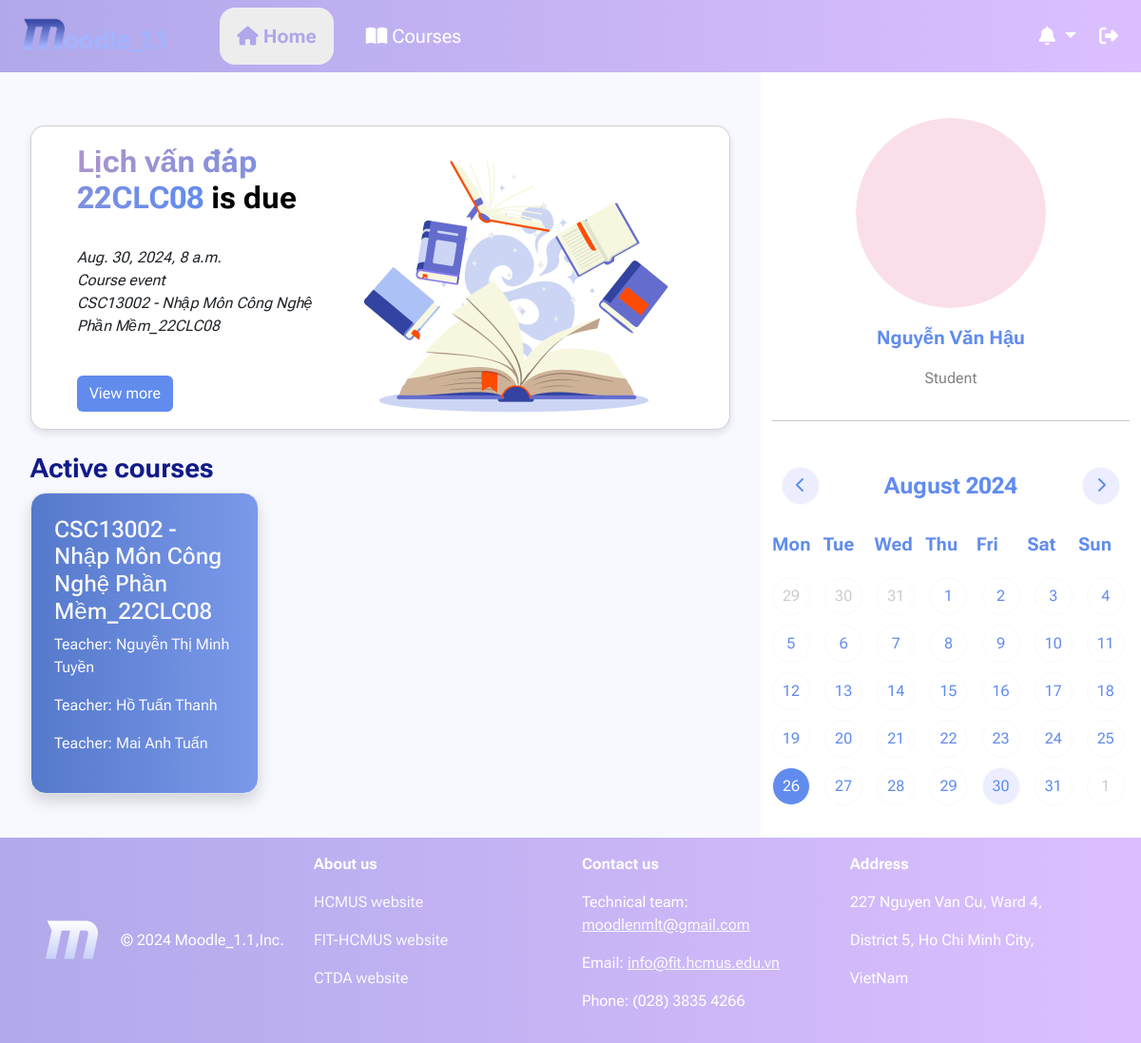
The app's page /home/ (signed in), older data.
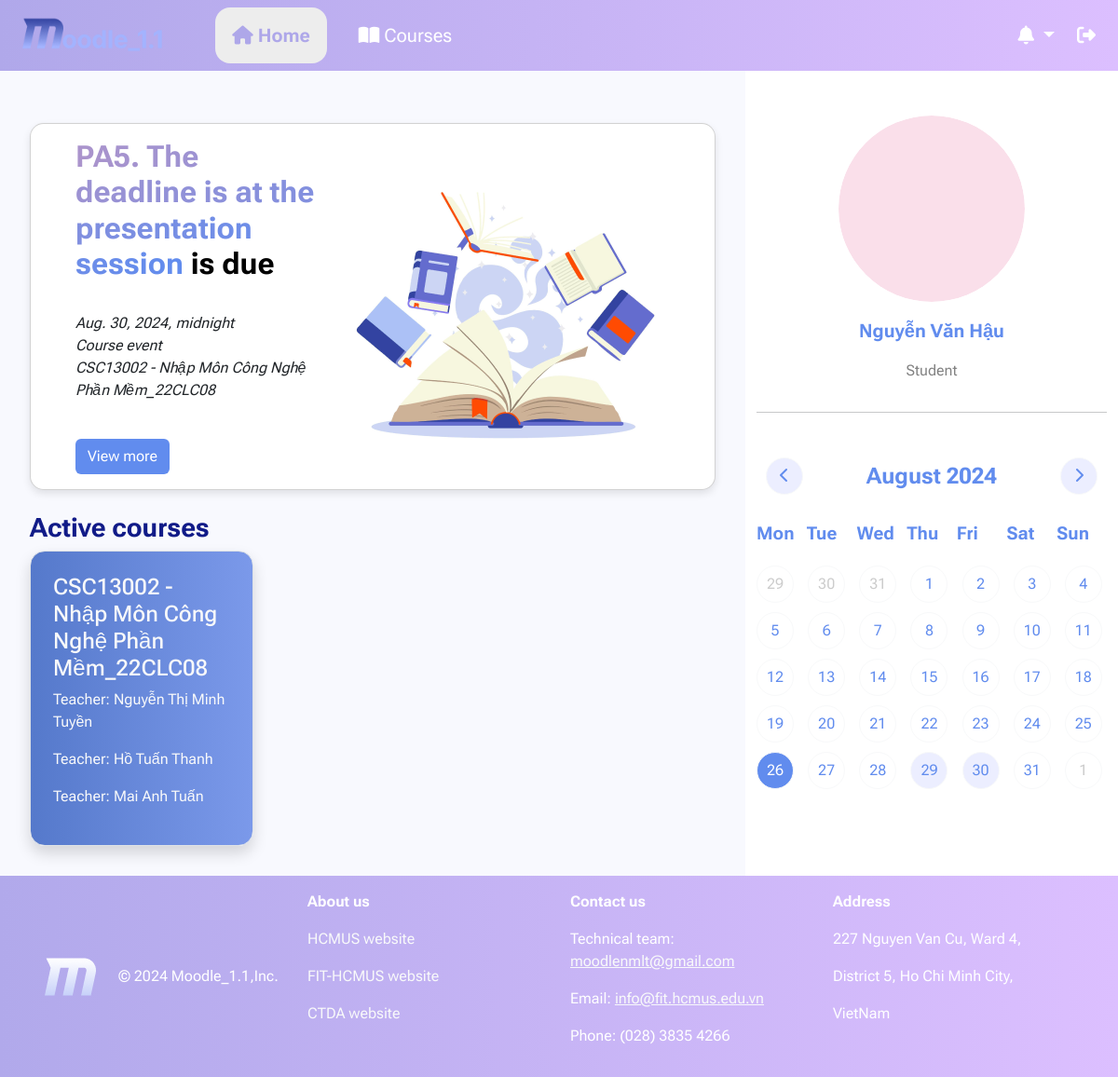
The same page, newer data.
### courses/models.py (models this page shows, shortened)
class Assignment(models.Model):
    id = models.UUIDField(
         primary_key = True,
         default = uuid.uuid4,
         editable = False)
    author = models.ForeignKey(User, on_delete=models.CASCADE)
    ForClass = models.ForeignKey(CourseClass, on_delete=models.CASCADE, null=True)
    title = models.CharField(max_length=100, blank=True, null=True)
    file = models.FileField(blank=True, null=True, upload_to=upload_assignment_file_path_handle, validators=[file_size])
    date_opened = models.DateTimeField(auto_now_add=True)
    date_closed = models.DateTimeField()
    def is_closed(self):
        return self.date_closed < datetime.datetime.now(datetime.timezone.utc)

class CourseClass(models.Model):
    id = models.BigAutoField(primary_key=True)
    course = models.ForeignKey(Course, on_delete=models.CASCADE, blank=True, null=True)
    className = models.CharField(max_length=10)
    participants = models.ManyToManyField(User, blank=True)
    date_created = models.DateField(auto_now_add=True)
    date_end = models.DateField(blank=True, null=True)
    slug = models.SlugField()
    def is_course_end(self):
        return self.date_end < datetime.date.today()
    def __str__(self):
        return str(self.course) + '_' + self.className

class Course(models.Model):
    id = models.CharField(max_length=10, primary_key=True)
    name = models.CharField(max_length=100)
    date_created = models.DateField()
    def __str__(self):
        return self.id + ' - ' + self.name

### users/models.py (models this page shows)
class User(AbstractUser):
    class Gender(models.TextChoices):
        MALE = "MALE", "Male"
        FEMALE = "FEMALE", "Female"
        NONE = "NONE", "None"
    inClass = models.CharField(max_length=8, null=True, blank=True)
    birthday = models.DateField(blank=True, null=True)
    sex = models.CharField(max_length=6, choices=Gender, default=Gender.NONE)
    country = models.CharField(max_length=100, default="Viet Nam")
    city = models.CharField(max_length=100, default="Ho Chi Minh City")
    avatar = models.ImageField(default='users/avatar.svg', upload_to=upload_path_handle, validators=[file_size])

### moodle/views.py (the view)
# urls.py: 2. Add a URL to urlpatterns:  path('', views.home, name='home')
@login_required(login_url="users:login")
def home(request):
    user, notifications, events = getIn4(request)
    courses = []
    assignment = {'title': 'No assignment', 'date_closed': '', 'ForClass': ''}
    if Class.objects.filter(participants=user.id).exists():
        courses_temp = Class.objects.filter(participants=user.id).order_by('-date_created')
        if Assignment.objects.filter(ForClass__in=courses_temp).exists():
            ev = [x for x in Assignment.objects.filter(ForClass__in=courses_temp).order_by('date_opened', 'date_opened') if not x.is_closed()]
            assignment = min(ev, key=lambda date: abs(date.date_closed - datetime.datetime.now(datetime.timezone.utc)))
        for course in courses_temp:
            teacher = course.participants.filter(is_staff=1)
            courses.append({'course': course, 'teacher': teacher})
    return render(request, 'View_home.html', {'user': user, 'notifies' : notifications, 'events': events,
                                              'assignment' : assignment, 'courses' : courses})

### templates/View_home.html (shortened to what this page needs)
{% extends "NavLayout.html" %}
{% load static %}
{% block content %}
<br>
<div class="container p-2">
    <div class="card px-5 py-3 custom-card">
        <div class="row align-items-center">
            <div class="col">
                <h2 class="fw-bold">
                    <span class="text-primary gradient-text">{{ assignment.title }}</span>
                    <span class="text-black"> is due</span>
                </h2>
                <br>
                <p class="text fst-italic">
                    <span>{{ assignment.date_closed }}</span>
                    <br>
                    <span>Course event</span>
                    <br>
                    <span>{{ assignment.ForClass }}</span>
                    <br>
                </p>
                <br>
                {% if assignment.ForClass == '' %}
                    <button class="btn" style="--bs-btn-bg: #618CEE; color: white; --bs-btn-hover-bg: #5579CB">View more</button>
                {% else %}
                    <button onclick="location.href='{% url 'courses:view_assignment' slug=assignment.ForClass.slug assignmentname=assignment.id %}';" class="btn" style="--bs-btn-bg: #618CEE; color: white; --bs-btn-hover-bg: #5579CB">View more</button>
                {% endif %}
            </div>
            <div class="col-auto text-center">
                <img src="{% static 'img/home/potd.png' %}" alt="Illustration" class="illustration">
            </div>
        </div>
    </div>
    <br>
    <h3 class="fw-bold" style="color: #111B88">Active courses</h3>
    <div class="row row-cols-3 g-2 course-box">
        {% for course in courses %}
            {% if not course.course.is_course_end %}
                <div class="col-md-4">
                    <a href="{% url 'courses:class_page' slug=course.course.slug %}"
                       class="rounded-4 p-4 shadow border link-light link-underline link-underline-opacity-0 d-block h-100
                       {% cycle 'gradient-course1' 'gradient-course2' 'gradient-course3' as gradient_class %}
                       {{ gradient_class }}">
                        <h4>{{ course.course }}</h4>
                        {% for teacher in course.teacher %}
                            <p>Teacher: {{ teacher.first_name }} {{ teacher.last_name }}</p>
                        {% endfor %}
                    </a>
                </div>
            {% endif %}
        {% endfor %}
    </div>
</div>
{% endblock content %}

### templates/NavLayout.html (shortened to what this page needs)
{% load static %}
<!DOCTYPE html>
<html lang="en">
<head>
    <link href="https://cdn.jsdelivr.net/npm/bootstrap@5.3.3/dist/css/bootstrap.min.css" rel="stylesheet">
    <link rel="stylesheet" href="https://cdn.jsdelivr.net/npm/bootstrap-icons@1.11.3/font/bootstrap-icons.min.css">
    <link rel="stylesheet" href="{% static 'css/Nav.css' %}">
</head>
<body>
    <div class="container-fluid d-flex top-bar" style="background-image:linear-gradient(
        to right, #B0A8EA 0%, #DCBFFF 100%); z-index: 3;">
        <nav class="navbar navbar-expand">
            <div class="container-fluid">
                <a class="navbar-brand" role="button" href="{% url 'home' %}">
                    <img src="{% static "img/home/logo.png" %}" alt="logo" class="img-fluid" style="max-width: 80%;">
                </a>
                <div class="navbar-nav box_nav gap-4">
                    <a href="{% url 'home' %}" class="nav-link fs-5 text-center rounded-4" style = "{% if request.resolver_match.url_name == 'home' %}
                                                                            color:#AEA7E9; font-weight: 700 !important; background-color: rgb(237, 237, 237);
                                                                            {% elif request.resolver_match.url_name == 'profile' %}
                                                                            color:#AEA7E9; font-weight: 700 !important; background-color: rgb(237, 237, 237);
                                                                            {% elif request.resolver_match.url_name == 'all_announcements' %}
                                                                            color:#AEA7E9; font-weight: 700 !important; background-color: rgb(237, 237, 237);
                                                                            {% else %} color:#FFFFFF; {% endif %} width: 120px;">
                        <i class="fa-solid fa-house"></i>
                        Home
                    </a>
                    <a href="{% url 'courses:class_list' %}" class="nav-link fs-5 text-center rounded-4" style = " {% if request.resolver_match.url_name == 'class_list' %}
                                                                color:#AEA7E9; font-weight: 700 !important; background-color: rgb(237, 237, 237);
                                                            {% elif request.resolver_match.url_name == 'class_page' %}
                                                                color:#AEA7E9; font-weight: 700 !important; background-color: rgb(237, 237, 237);
                                                            {% elif request.resolver_match.url_name == 'participants' %}
                                                                color:#AEA7E9; font-weight: 700 !important; background-color: rgb(237, 237, 237);
                                                            {% elif request.resolver_match.url_name == 'view_announcement' %}
                                                                color:#AEA7E9; font-weight: 700 !important; background-color: rgb(237, 237, 237);
                                                            {% elif request.resolver_match.url_name == 'post_announcement' %}
                                                                color:#AEA7E9; font-weight: 700 !important; background-color: rgb(237, 237, 237);
                                                            {% elif request.resolver_match.url_name == 'view_material' %}
                                                                color:#AEA7E9; font-weight: 700 !important; background-color: rgb(237, 237, 237);
                                                            {% elif request.resolver_match.url_name == 'view_grading' %}
                                                                color:#AEA7E9; font-weight: 700 !important; background-color: rgb(237, 237, 237);
                                                            {% elif request.resolver_match.url_name == 'view_assignment' %}
                                                                color:#AEA7E9; font-weight: 700 !important; background-color: rgb(237, 237, 237);
                                                            {% elif request.resolver_match.url_name == 'view_all_grades' %}
                                                                color:#AEA7E9; font-weight: 700 !important; background-color: rgb(237, 237, 237);
                                                            {% elif request.resolver_match.url_name == 'view_comment' %}
                                                                color:#AEA7E9; font-weight: 700 !important; background-color: rgb(237, 237, 237);
                                                            {% else %} color:#FFFFFF; {% endif %} width: 120px;">
                        <i class="fa-solid fa-book-open"></i>
                        Courses
                    </a>
                </div>
            </div>
        </nav>
        <div class="ms-auto d-flex align-items-center" style="color: #FFFFFF;">
            <div class="dropdown">
                <button class="btn btn-outline-secondary fs-5 dropdown-toggle" type="button" data-bs-toggle="dropdown"
                style="--bs-btn-border-color: none; --bs-btn-color: #fff; --bs-btn-hover-bg: #ddd;
                --bs-btn-active-bg: rgb(237, 237, 237); --bs-btn-active-color: #AEA7E9;">
                    <i class="fa-solid fa-bell"></i>
                </button>
            </div>
            <button type="button" class="btn btn-outline-secondary fs-5" data-bs-toggle="modal" data-bs-target="#LogoutModal"
            style="--bs-btn-border-color: none; --bs-btn-hover-bg: #ddd; --bs-btn-active-bg: #ddd; --bs-btn-color: #fff">
                <i class="fa-solid fa-right-from-bracket"></i>
            </button>
        </div>
    </div>
    <div class="container-fluid" style="min-height: 90vh">
        <div class="row">
            <div class="col col-xxl-9 col-xl-8 col-lg-7 col-md-7 col-sm-6 border-1 rounded-5 p-4">
                {% block content %}
                {% endblock content %}
            </div>
            <div class="col col-xxl-3 col-xl-4 col-lg-5 col-md-5 col-sm-6 bg-white">
                <div class=" mt-5 mb-2">
                    <a href="{% url 'users:profile' %}" class="d-flex flex-column align-items-center link-dark link-underline link-underline-opacity-0">
                        <img src="{{ user.avatar.url }}" alt="avatar" width="200" height="200" style="border-radius: 50%; object-fit: cover;">
                        <p class="mt-3 fs-5 fw-bold" style="color: #618CEE">{{ user.first_name }} {{ user.last_name }}</p>
                        <p class="fs-6" style="color: #828282">{% if user.is_superuser %}
                                Admin
                            {% elif user.is_staff %}
                                Teacher
                            {% else %}
                                Student
                            {% endif %}
                        </p>
                    </a>
                </div>
                <hr>
                <div class="d-flex calendar">
                    <div class="calendar header d-flex flex-row">
                        <button id="prev" type="button" class="btn btn-outline-light" style="background-color: #ECEEFF; color: #618CEE;">
                            <i class="fa-solid fa-chevron-left"></i>
                        </button>
                        <div class="calendar month" id="monthYear"></div>
                        <button id="next" type="button" class="btn btn-outline-light" style="background-color: #ECEEFF; color: #618CEE;">
                            <i class="fa-solid fa-chevron-right"></i>
                        </button>
                    </div>
                    <div class="calendar days">
                        <div class="day">Mon</div>
                        <div class="day">Tue</div>
                        <div class="day">Wed</div>
                        <div class="day">Thu</div>
                        <div class="day">Fri</div>
                        <div class="day">Sat</div>
                        <div class="day">Sun</div>
                    </div>
                    <div class="calendar dates" id="dates"></div>
                </div>
            </div>
        </div>
    </div>
    <div class="container-fluid py-3 px-5" style="background-image:linear-gradient(
        to right, #B1A9EB 0%, #DCBFFF 100%); color: #FFFFFF">
        <div class="row" >
            <div class="col-3 d-flex align-items-center">
                <img src="{% static "img/home/letterM1.png" %}" alt="LetterM" class="d-inline-block align-text-center me-4">
                © 2024 Moodle_1.1,Inc.
            </div>
            <div class="col-3 d-flex flex-column">
                <p class="fw-bold">About us</p>
                <p><a href="https://hcmus.edu.vn/" class="link-light link-offset-2 link-underline link-underline-opacity-0">
                    HCMUS website
                </a></p>
                <p><a href="https://www.fit.hcmus.edu.vn/" class="link-light link-offset-2 link-underline link-underline-opacity-0">
                    FIT-HCMUS website
                </a></p>
                <p><a href="https://www.ctda.hcmus.edu.vn/" class="link-light link-offset-2 link-underline link-underline-opacity-0">
                    CTDA website
                </a></p>
            </div>
            <div class="col-3 d-flex flex-column">
                <p class="fw-bold">Contact us</p>
                <p>Technical team: <a href="mailto: moodlenmlt@gmail.com"  class="link-light">  moodlenmlt@gmail.com </a></p>
                <p>Email: <a href="mailto: info@fit.hcmus.edu.vn" class="link-light">  info@fit.hcmus.edu.vn </a></p>
                <p>Phone: (028) 3835 4266</p>
            </div>
            <div class="col-3 d-flex flex-column">
                <p class="fw-bold">Address</p>
                <p>227 Nguyen Van Cu, Ward 4,</p>
                <p>District 5, Ho Chi Minh City,</p>
                <p>VietNam</p>
            </div>
        </div>
    </div>
</body>
</html>

### static/css/Nav.css (style rules this page uses)
body { font-family: "Roboto Flex", sans-serif; background-color: #F8F9FE; }
.top-bar { position: sticky; top: 0; }
.box_nav { text-align: left; }
.box_nav a { display: inline-block; padding: 15px 30px; text-decoration: none; }
.custom-card { border-radius: 15px; box-shadow: 0 4px 8px rgba(0, 0, 0, 0.1); }
.illustration { max-width: 100%; height: auto; }

### templates/View_home.html (style rules this page uses)
.gradient-text { background: linear-gradient(to right, #AB94CC , #618CEE); -webkit-background-clip: text; -webkit-text-fill-color: transparent; }
.text-black { color: black; }
.gradient-course1 { background: linear-gradient(to right, #5579CB, #7B99EA); color: white; }

Row changes from the older to the newer data that the page shows:
no longer on this page (row unchanged): Assignment: title "Lịch vấn đáp 22CLC08", date_closed "Aug. 30, 2024, 8 a.m.", ForClass "CSC13002 - Nhập Môn Công Nghệ Phần Mềm_22CLC08"
now on this page (row edited): Assignment: title "PA5. The deadline is at the presentation session", date_closed "Aug. 30, 2024, midnight", ForClass "CSC13002 - Nhập Môn Công Nghệ Phần Mềm_22CLC08"
